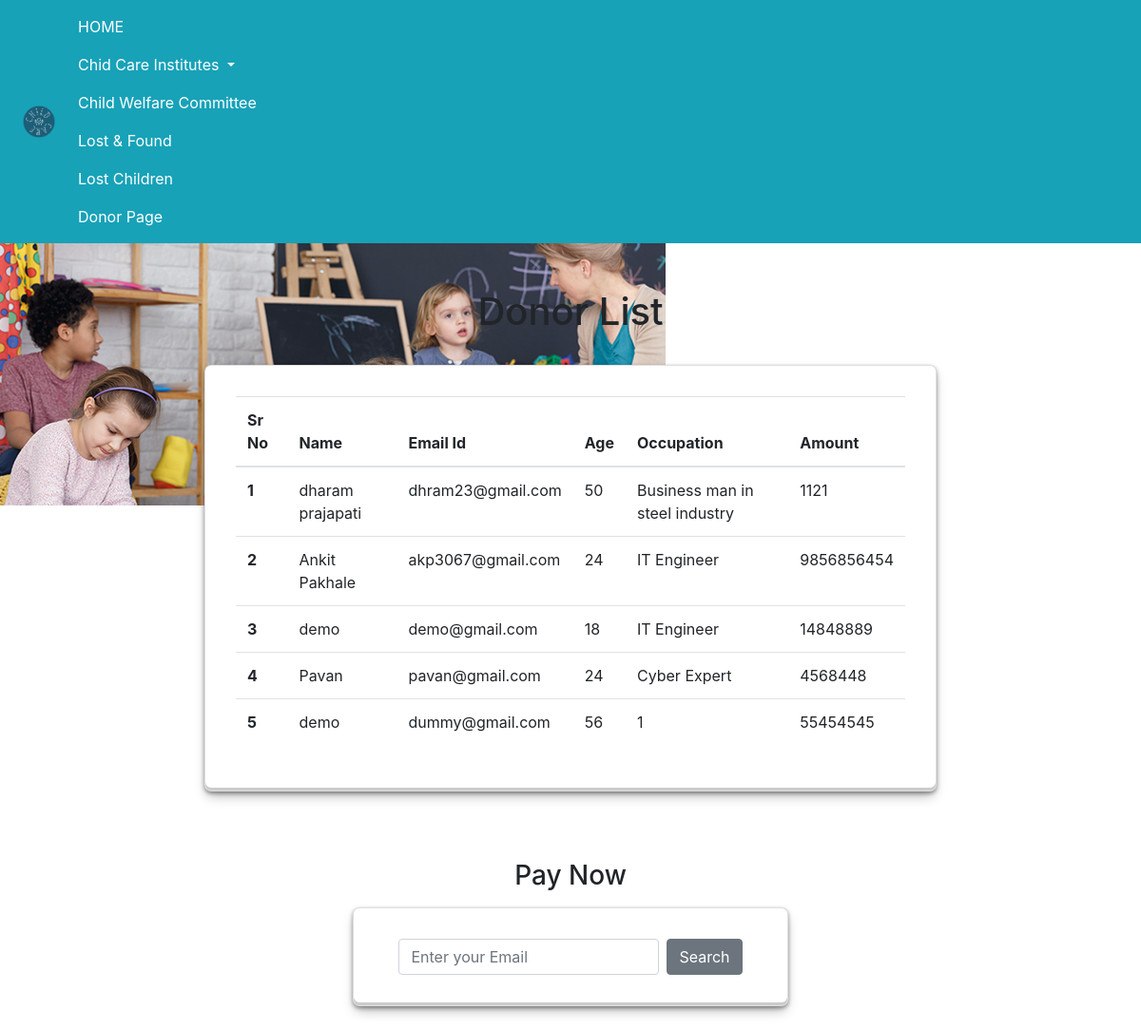
The page /donorpage/ on the database its author committed.
### child/models.py (models this page shows, shortened)
class donor(models.Model):
	name=models.CharField(max_length=25)
	Sexchoice=(('male','MALE'),
		('female','FEMALE'),
		('other','OTHER')
		)
	age=models.IntegerField(null=True,blank=True)
	Gender=models.CharField(max_length=10,choices=Sexchoice,default=None)
	Address=models.CharField(max_length=500)
	Occupation=models.CharField(max_length=50)
	Emailid=models.CharField(max_length=50)
	amount=models.IntegerField()
	Bank_account_no=models.CharField(max_length=25)
	IFSC_code=models.CharField(max_length=20)
	Aadharcardno=models.CharField(max_length=20)
	isPaid=models.BooleanField(default=False)

### child/views.py (the view)
# urls.py: path('donorpage/',views.donorPage,name="donorpage"),
def donorPage(request):
	donors = donor.objects.all()
	email = request.GET.get('email')
	if email != None:
		if donor.objects.filter(Emailid = email):
			request.session['email'] = email
			return redirect("paymentdata")
		return render(request, 'child/donorPage.html', {'donors': donors, 'msg': 'Please fill the donor form first'})
	return render(request, 'child/donorPage.html', {'donors': donors})

### child/templates/child/donorPage.html (shortened to what this page needs)
{% load static %}
<!DOCTYPE html>
<html lang="en">
<head>
    <link rel="stylesheet" href="https://maxcdn.bootstrapcdn.com/bootstrap/4.0.0-alpha.6/css/bootstrap.min.css"
>
    <link rel="stylesheet" href="https://cdnjs.cloudflare.com/ajax/libs/font-awesome/4.7.0/css/font-awesome.min.css">
</head>
<body>
    <div>
        <nav class="navbar navbar-toggleable navbar-info bg-info" id="nav-main">
            <a class="navbar-brand" href="{% url 'homepage' %}"><img src="{% static 'image/logo_child.png' %}"
                    width="50" height="50px" alt="Logo"></a>
            <ul class="nav navbar-nav mr-auto">
                <li class="nav-item active">
                    <a class="nav-link text-white" href="{% url 'homepage' %}">HOME </a>
                </li>
                <li class="nav-item dropdown">
                    <a class="nav-link dropdown-toggle  text-white" id="navbarDropdownMenuLink" data-toggle="dropdown"
                        aria-haspopup="true" aria-expanded="false">
                        Chid Care Institutes
                    </a>
                </li>
                <li class="nav-item ">
                    <a class="nav-link text-white" href="{% url 'post_list' %}">Child Welfare Committee</a>
                </li>
                <li class="nav-item">
                    <a class="nav-link text-white" href="{% url 'lost' %}">Lost & Found</a>
                </li>
                <li class="nav-item">
                    <a class="nav-link text-white" href="{% url 'lostChild' %}">Lost Children</a>
                </li>
                <li class="nav-item">
                    <a class="nav-link text-white" href="{% url 'donorpage' %}">Donor Page</a>
                </li>
            </ul>
        </nav>
    </div>
    <div style=" background: url('a.jpg') no-repeat; width:100% ; height: 100vh;" class="container-fluid">
        <div class="row d-flex justify-content-center">
            <div class="col-md-12 col-xs-12 mt-5 text-center">
                <h1>Donor List</h1>
            </div>
            <div class="col-md-8 col-xs-12 ">
                <div class="card mt-4 mb-4">
                    <table class="table">
                        <thead>
                            <tr>
                                <th scope="col">Sr No</th>
                                <th scope="col">Name</th>
                                <th scope="col">Email Id</th>
                                <th scope="col">Age</th>
                                <th scope="col">Occupation</th>
                                <th scope="col">Amount</th>
                            </tr>
                        </thead>
                        <tbody>
                            {% if donors %}
                            {% for donor in donors %}
                            <tr>
                                <th>{{forloop.counter}}</th>
                                <td>{{donor.name}}</td>
                                <td>{{donor.Emailid}}</td>
                                <td>{{donor.age}}</td>
                                <td>{{donor.Occupation}}</td>
                                <td>{{donor.amount}}</td>
                            </tr>
                            {% endfor %}
                            {% endif %}
                        </tbody>
                    </table>
                </div>
            </div>
        </div>
        <div class="row d-flex justify-content-center">
            <div class="col-md-12 col-xs-12 mt-5 text-center">
                <h3>Pay Now</h3>
            </div>
            <div class="card mt-2 mb-4">
                <div class="col-md-12 col-xs-12 text-center">
                    <form class="form-inline">
                        <input class="form-control mr-sm-2" name="email" type="email" placeholder="Enter your Email"
                            aria-label="Search">
                        <button class="btn btn-secondary my-2 my-sm-0" type="submit">Search</button>
                    </form>
                </div>
            </div>
        </div>
    </div>
</body>
</html>

### child/templates/child/donorPage.html (style rules this page uses)
.card { box-shadow: rgba(0, 0, 0, 0.4) 0px 2px 4px, rgba(0, 0, 0, 0.3) 0px 7px 13px -3px, rgba(0, 0, 0, 0.2) 0px -3px 0px inset; border-radius: 7px; padding: 2rem }

### rows shown on the page
donor: name "dharam prajapati", Emailid "dhram23@gmail.com", age "50", Occupation "Business man in steel industry", amount "1121"
donor: name "Ankit Pakhale", Emailid "akp3067@gmail.com", age "24", Occupation "IT Engineer", amount "9856856454"
donor: name "demo", Emailid "demo@gmail.com", age "18", Occupation "IT Engineer", amount "14848889"
donor: name "Pavan", Emailid "pavan@gmail.com", age "24", Occupation "Cyber Expert", amount "4568448"
donor: name "demo", Emailid "dummy@gmail.com", age "56", Occupation "1", amount "55454545"
